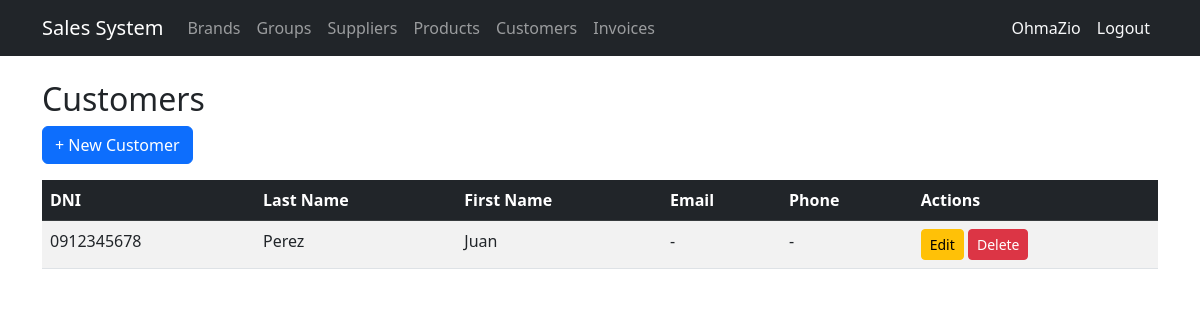
The page /customers/ (signed in) on the database its author committed.
### billing/models.py (models this page shows, shortened)
class Customer(models.Model):
    dni = models.CharField(max_length=13, unique=True, verbose_name='DNI/RUC', validators=[validate_cedula_ec])
    first_name = models.CharField(max_length=100)
    last_name = models.CharField(max_length=100)
    email = models.EmailField(blank=True, null=True)
    phone = models.CharField(max_length=20, blank=True, null=True)
    address = models.TextField(blank=True, null=True)
    is_active = models.BooleanField(default=True)
    created_at = models.DateTimeField(auto_now_add=True)
    updated_at = models.DateTimeField(auto_now=True)
    class Meta:
        ordering = ['last_name', 'first_name']

### billing/views.py (the view)
# urls.py: path('customers/', views.CustomerListView.as_view(), name='customer_list'),
class CustomerListView(LoginRequiredMixin, ListView):
    model = Customer; template_name = 'billing/customer_list.html'; context_object_name = 'items'

### billing/templates/billing/customer_list.html (shortened to what this page needs)
{% extends 'billing/base.html' %}
{% block content %}
<h2>Customers</h2>
<a href="{% url 'billing:customer_create' %}" class="btn btn-primary mb-3">+ New Customer</a>
<table class="table table-striped table-hover">
  <thead class="table-dark">
    <tr><th>DNI</th><th>Last Name</th><th>First Name</th><th>Email</th><th>Phone</th><th>Actions</th></tr>
  </thead>
  <tbody>
    {% for item in items %}
    <tr>
      <td>{{ item.dni }}</td>
      <td>{{ item.last_name }}</td>
      <td>{{ item.first_name }}</td>
      <td>{{ item.email|default:"-" }}</td>
      <td>{{ item.phone|default:"-" }}</td>
      <td>
        <a href="{% url 'billing:customer_update' item.pk %}" class="btn btn-sm btn-warning">Edit</a>
        <a href="{% url 'billing:customer_delete' item.pk %}" class="btn btn-sm btn-danger">Delete</a>
      </td>
    </tr>
    {% empty %}
    <tr><td colspan="6" class="text-center">No customers.</td></tr>
    {% endfor %}
  </tbody>
</table>
{% endblock %}

### billing/templates/billing/base.html (shortened to what this page needs)
<!DOCTYPE html>
<html lang="es">
<head>
  <link href="https://cdn.jsdelivr.net/npm/bootstrap@5.3.0/dist/css/bootstrap.min.css" rel="stylesheet">
  <link rel="stylesheet" href="https://cdn.jsdelivr.net/npm/bootstrap-icons@1.11.1/font/bootstrap-icons.css">
</head>
<body>
<nav class="navbar navbar-expand-lg navbar-dark bg-dark">
  <div class="container">
    <a class="navbar-brand" href="{% url 'billing:home' %}">Sales System</a>
    <div class="collapse navbar-collapse" id="nav">
      <ul class="navbar-nav me-auto">
        {% if user.is_authenticated %}
        <li class="nav-item"><a class="nav-link" href="{% url 'billing:brand_list' %}">Brands</a></li>
        <li class="nav-item"><a class="nav-link" href="{% url 'billing:productgroup_list' %}">Groups</a></li>
        <li class="nav-item"><a class="nav-link" href="{% url 'billing:supplier_list' %}">Suppliers</a></li>
        <li class="nav-item"><a class="nav-link" href="{% url 'billing:product_list' %}">Products</a></li>
        <li class="nav-item"><a class="nav-link" href="{% url 'billing:customer_list' %}">Customers</a></li>
        <li class="nav-item"><a class="nav-link" href="{% url 'billing:invoice_list' %}">Invoices</a></li>
        {% endif %}
      </ul>
<ul class="navbar-nav">
  {% if user.is_authenticated %}
  <li class="nav-item">
    <span class="nav-link text-light">{{ user.username }}</span>
  </li>
  <li class="nav-item">
    <form method="post" action="{% url 'logout' %}" class="d-inline">
      <button type="submit" class="nav-link btn btn-link text-light"
              style="text-decoration:none;">Logout</button>
    </form>
  </li>
  {% endif %}
</ul>
    </div>
  </div>
</nav>
<div class="container mt-4">
  {% block content %}{% endblock %}
</div>
</body>
</html>

### rows shown on the page
Customer: dni "0912345678", last_name "Perez", first_name "Juan", email "-", phone "-"

### other values the page prints
{{ user.username }} "OhmaZio"
